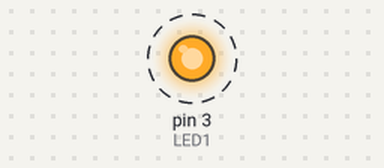
Recording of a sketch running on a simulated Arduino Uno, built with avr-gcc and run on an emulated ATmega328P. On the bench: output pins drawn as LEDs (lit = HIGH). Dashed ring = blinking. What the sketch prints to the serial monitor is not drawn.

Above: at 0.1 s.
Timing chart, 0 to 3.0 s (numbered marks = the images above):
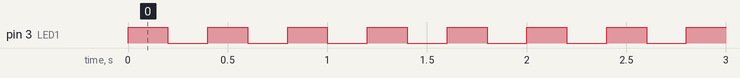

The sketch:

blink.ino
```cpp
#define LED1 3

int status = 0; // 0 = on, -1 = off

void setup() {
  Serial.begin(9600);
  pinMode(LED1, OUTPUT);
  digitalWrite(LED1, HIGH);
}


void loop() {
  status = ~status;
// status = status ^ 1;
  Serial.println(status);
  digitalWrite(LED1, status);
  delay(200);
}
```

Measured:
- by itself, pin 3 (LED1): alternates HIGH for 0.20 s and LOW for 0.20 s
